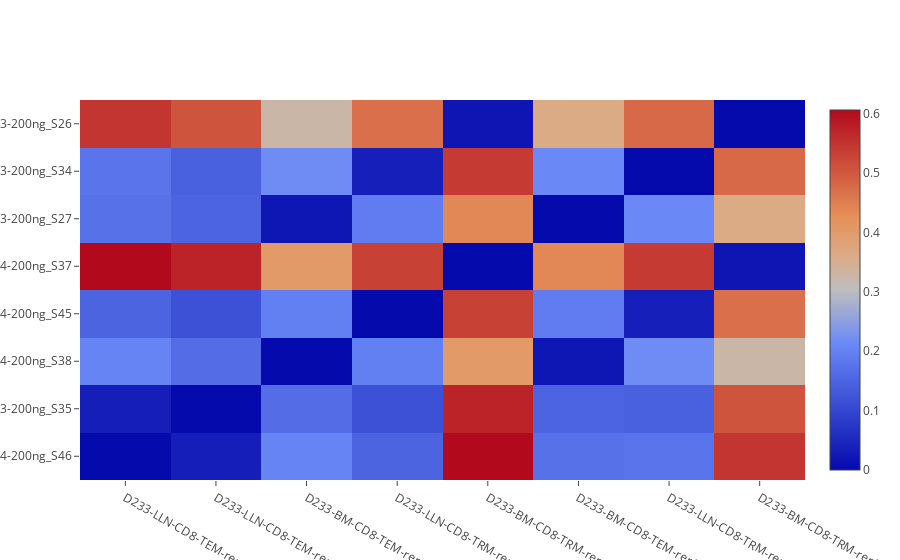

The cell this chart's notebook holds for it:
### Code cell
METRIC = "cosine"

num_rows = len(samples)
num_cols = len(distances[METRIC]) / num_rows
dist_matrix = np.array( distances[METRIC]).reshape((num_rows, num_cols))

trace = go.Heatmap(z = dist_matrix,
                   x = list(samples),
                   y = list(samples) )
data=[trace]
iplot(data, filename='Cosine Distance')

### Figure 1 — Plotly figure (JSON) as saved in the notebook; plotly's stock layout.template omitted (floating-point values rounded to 4 significant figures)
{"data": [{"type": "heatmap", "uid": "23f1e170-99f4-11e8-8758-0c4de9c6b60d", "x": ["D233-LLN-CD8-TEM-rep4-200ng_S46", "D233-LLN-CD8-TEM-rep3-200ng_S35", "D233-BM-CD8-TEM-rep4-200ng_S38", "D233-LLN-CD8-TRM-rep4-200ng_S45", "D233-BM-CD8-TRM-rep4-200ng_S37", "D233-BM-CD8-TEM-rep3-200ng_S27", "D233-LLN-CD8-TRM-rep3-200ng_S34", "D233-BM-CD8-TRM-rep3-200ng_S26"], "y": ["D233-LLN-CD8-TEM-rep4-200ng_S46", "D233-LLN-CD8-TEM-rep3-200ng_S35", "D233-BM-CD8-TEM-rep4-200ng_S38", "D233-LLN-CD8-TRM-rep4-200ng_S45", "D233-BM-CD8-TRM-rep4-200ng_S37", "D233-BM-CD8-TEM-rep3-200ng_S27", "D233-LLN-CD8-TRM-rep3-200ng_S34", "D233-BM-CD8-TRM-rep3-200ng_S26"], "z": [[0, 0.03342, 0.2031, 0.1507, 0.6059, 0.1723, 0.1781, 0.5484], [0.03342, 0, 0.166, 0.1186, 0.5716, 0.1498, 0.1434, 0.5057], [0.2031, 0.166, 0, 0.1971, 0.402, 0.01965, 0.2169, 0.3274], [0.1507, 0.1186, 0.1971, 0, 0.5314, 0.1911, 0.03554, 0.4695], [0.6059, 0.5716, 0.402, 0.5314, 0, 0.4372, 0.5393, 0.0188], [0.1723, 0.1498, 0.01965, 0.1911, 0.4372, 0, 0.2122, 0.3615], [0.1781, 0.1434, 0.2169, 0.03554, 0.5393, 0.2122, 0, 0.4776], [0.5484, 0.5057, 0.3274, 0.4695, 0.0188, 0.3615, 0.4776, 0]]}], "layout": {}}
